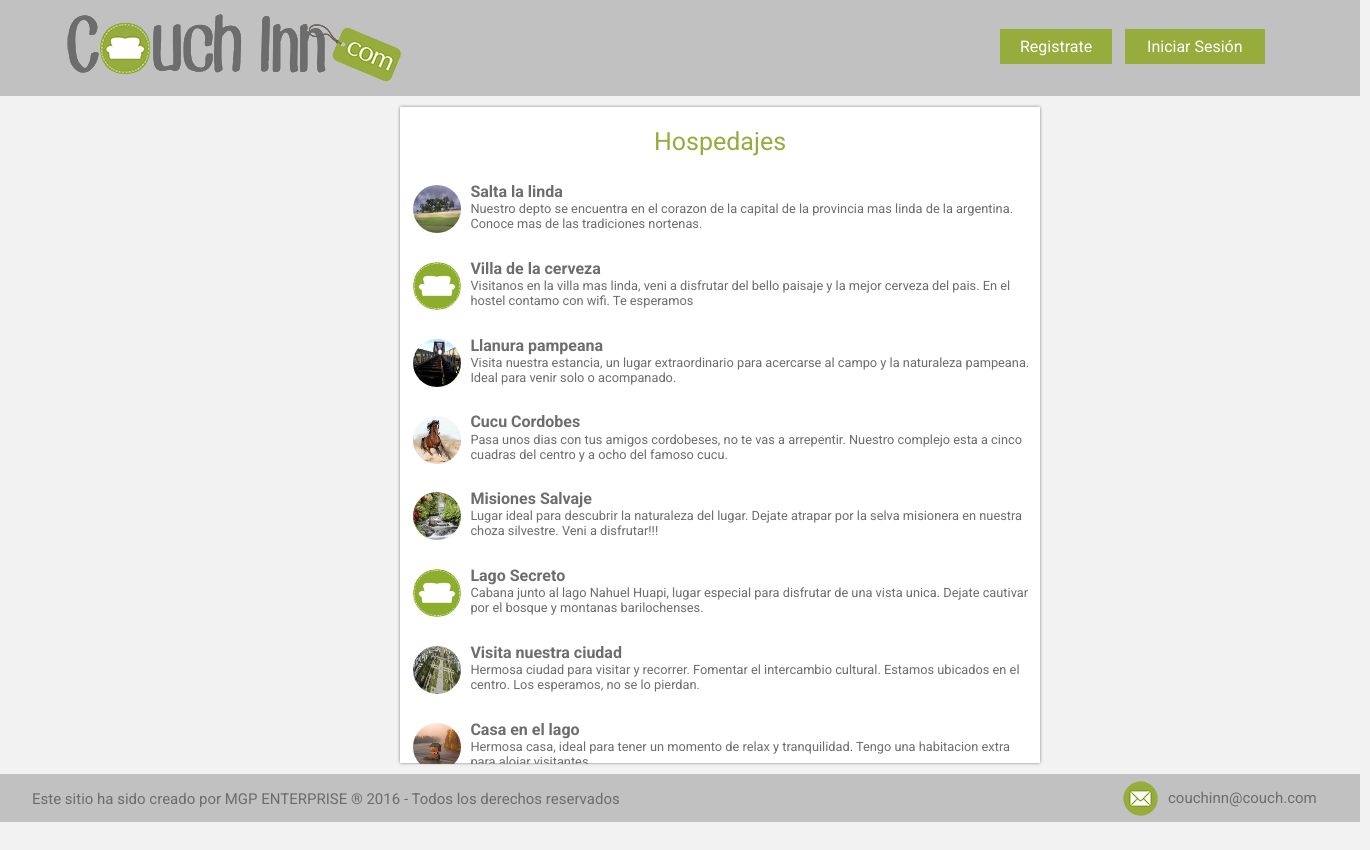
Page /Ver_Couchs.php on the committed database.
### tables this page shows
CREATE TABLE IF NOT EXISTS `couch` (
`idCouch` int(11) NOT NULL,
  `idUComun` int(11) NOT NULL,
  `Titulo` varchar(30) NOT NULL,
  `idTipo` int(11) NOT NULL,
  `Capacidad` int(2) NOT NULL,
  `idProvincias` int(2) NOT NULL,
  `idDepartamentos` int(3) NOT NULL,
  `idLocalidades` int(4) NOT NULL,
  `Descripcion` varchar(140) NOT NULL,
  `Puntaje` double NOT NULL,
  `Publicado` tinyint(1) NOT NULL
);

CREATE TABLE IF NOT EXISTS `imagenes` (
`idImagenes` int(11) NOT NULL,
  `idCouch` int(11) NOT NULL,
  `Nombre` varchar(25) NOT NULL,
  `Imagen` longblob NOT NULL
);

### Ver_Couchs.php (the view, shortened to what this page needs)
<!DOCTYPE html>
<head>
	<link rel ="stylesheet" type ="text/css" href ="Estilos_Ver_Couchs.css"/>
</head>
<body>
	<?php
		include("Cabeza.php");
	?>
	<div id="cuerpo">
		<div id= "lista">
			<div id="titulo">
				<p> Hospedajes </p>
			</div>
			<div class="scrollbar" id="subLis">
				<?php
					$query = "SELECT * FROM couch ORDER BY idCouch DESC";
					$q = mysql_query($query, $link);
					$num=mysql_num_rows ($q);
					if ($num<>0) {
						for ($i=0; $i<$num; $i++) {
							$resCouch=mysql_fetch_array($q);
							if ($resCouch['Publicado'] == 0) {
								echo '<div id= "fila">';
									$query = "SELECT * FROM imagenes WHERE idCouch='".$resCouch['idCouch']."'";
									$qe = mysql_query($query, $link);
									$resImg=mysql_fetch_array($qe);
									echo '<a href="Ver_Couchs_Detalles.php?couch='.$resCouch['idCouch'].'">';
									echo '<div id= "imag">';
										$query = "SELECT * FROM ucomun WHERE idUComun='".$resCouch['idUComun']."'";
										$qe = mysql_query($query, $link);
										$resUser=mysql_fetch_array($qe);
										if ($resUser['Premium'] and $resImg['Imagen']) {
											$dir = $resImg['Imagen'];
											echo'<img class="redondo" src="'.$dir.'" width="74" height="74"/>';
										}
										else {
											echo'<img class="redondo" src="Imagen/sillon.png" width="74" height="74"/>';
										}
									echo '</div>';
									echo '<div id= "titu">';
										echo '<b> '.$resCouch['Titulo'].' </b>';
									echo '</div>';
									echo '<div id= "des">';
										echo '<p> '.$resCouch['Descripcion'].' </p>';
									echo '</div>';
									echo '</a>';
								echo '</div>';
							}
						}
					}
					else {
						echo '<div id="noCouch">';
							echo 'No disponemos de hospedajes por el momento.';
						echo '</div>';
					}
				?>
			</div>
		</div>
	</div>
	<?php
		include("Pie.php");
	?>
</body>
</html>

### Estilos_Ver_Couchs.css (style rules this page uses)
* { margin: 0; padding: 0; -webkit-box-sizing: border-box; -moz-box-sizing: border-box; box-sizing: border-box; }
body { background: #f2f2f2; font-family: "Roboto"; border-top: 30px ; }
#cuerpo { width: 70em; padding-top:6em; }
#titulo { font-family: "Roboto"; font-size: 25px; color: #96ac3c; text-align: center; padding-bottom:20px; }
#lista { width: 40em; height: 41em; margin-top: 0.7em; margin-bottom: 0.7em; margin-left:25em; background: #fff; box-shadow: 0px 0px 3px grey; }
#subLis { float: left; width: 40em; height: 36.65em; margin-top: 1em; margin-left: 0em; overflow-y: scroll; overflow-x: hidden; }
#titulo { font-family: "Roboto"; font-size: 25px; color: #96ac3c; text-align: center; padding-bottom: 5px; padding-top: 20px }
#fila { float: left; width: 60em; height: 4.8em; margin-top: 0em; margin-left: 0em; }
#imag { float: left; width: 4em; height: 5em; margin-left: 0.3em; }
.redondo { width: 3em; height: 3em; margin-top: 0.5em; margin-left: 0.5em; border-radius: 800px; overflow: hidden; }
#titu { float: left; width: 35em; height: 1.2em; margin-top: 0.5em; margin-left: 0.5em; }
#titu { font-size: 16px; margin-top: 0.3em; margin-left: 0.1em; color: #6d6d6d; }
#des { float: left; width: 35em; height: 2.5em; margin-left: 0.1em; }
#des p { font-size: 0.8em; margin-top: 0em; margin-left: 0em; color: #6d6d6d; }

### rows in the picture
couch: imagenes.Imagen (picture), Titulo "Salta la linda", Descripcion "Nuestro depto se encuentra en el corazon de la capital de la provincia mas linda de la argentina. Conoce mas de las tradiciones nortenas."
couch: Publicado 0 (drawn), Titulo "Villa de la cerveza", Descripcion "Visitanos en la villa mas linda, veni a disfrutar del bello paisaje y la mejor cerveza del pais. En el hostel contamo con wifi. Te esperamos"
couch: imagenes.Imagen (picture), Titulo "Llanura pampeana", Descripcion "Visita nuestra estancia, un lugar extraordinario para acercarse al campo y la naturaleza pampeana. Ideal para venir solo o acompanado."
couch: imagenes.Imagen (picture), Titulo "Cucu Cordobes", Descripcion "Pasa unos dias con tus amigos cordobeses, no te vas a arrepentir. Nuestro complejo esta a cinco cuadras del centro y a ocho del famoso cucu."
couch: imagenes.Imagen (picture), Titulo "Misiones Salvaje", Descripcion "Lugar ideal para descubrir la naturaleza del lugar. Dejate atrapar por la selva misionera en nuestra choza silvestre. Veni a disfrutar!!!"
couch: Publicado 0 (drawn), Titulo "Lago Secreto", Descripcion "Cabana junto al lago Nahuel Huapi, lugar especial para disfrutar de una vista unica. Dejate cautivar por el bosque y montanas barilochenses."
couch: imagenes.Imagen (picture), Titulo "Visita nuestra ciudad", Descripcion "Hermosa ciudad para visitar y recorrer. Fomentar el intercambio cultural. Estamos ubicados en el centro. Los esperamos, no se lo pierdan."
couch: imagenes.Imagen (picture), Titulo "Casa en el lago", Descripcion "Hermosa casa, ideal para tener un momento de relax y tranquilidad. Tengo una habitacion extra…"
